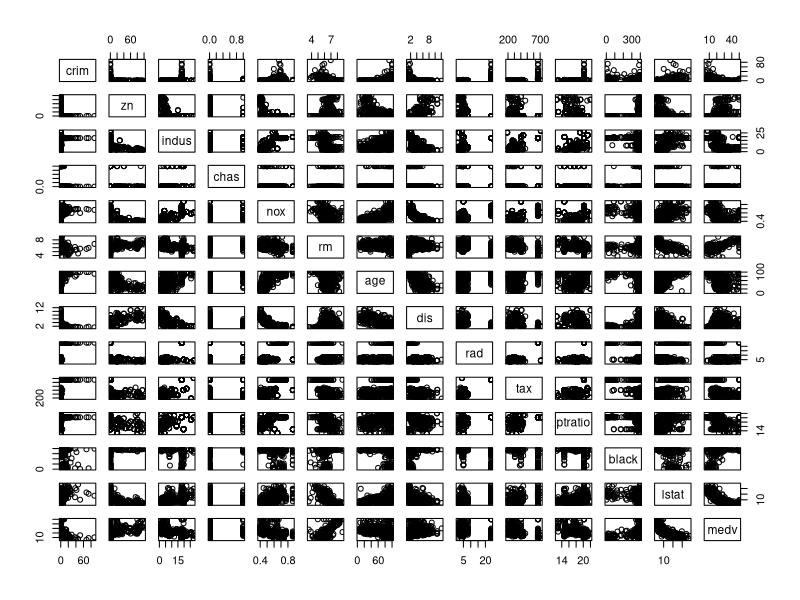
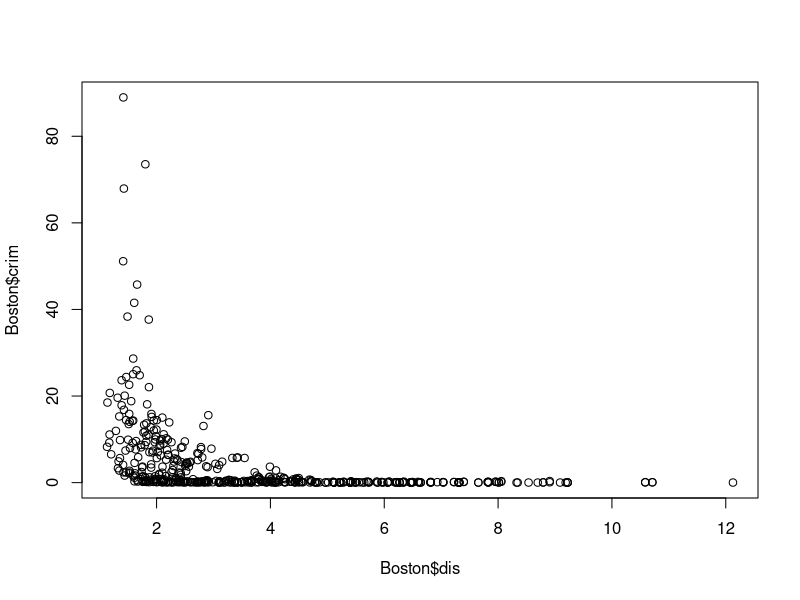
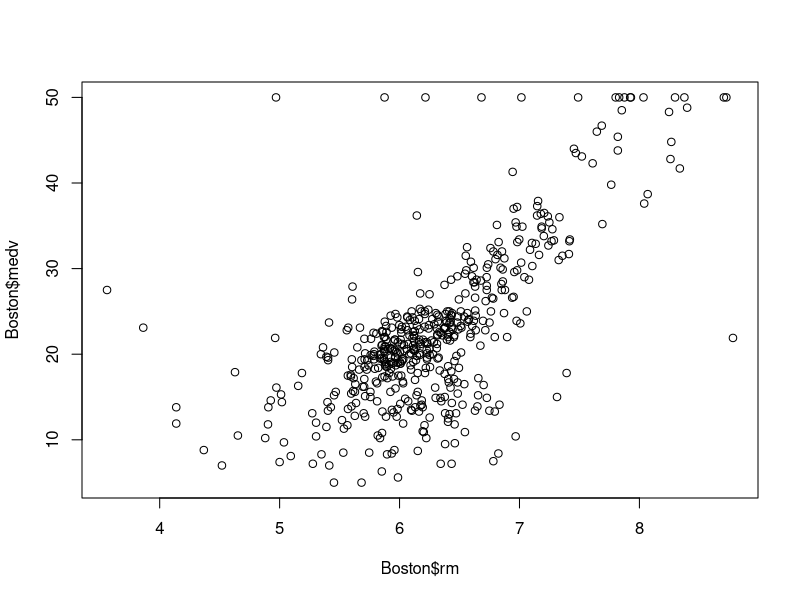
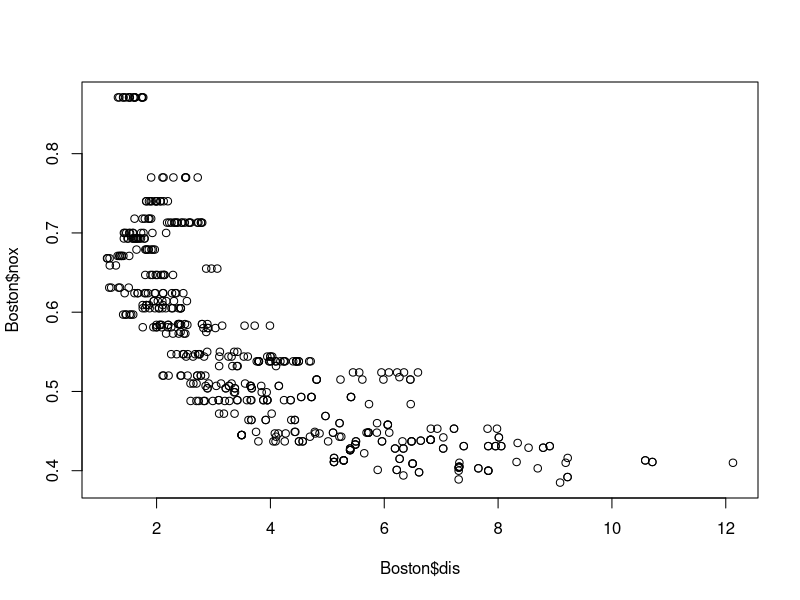
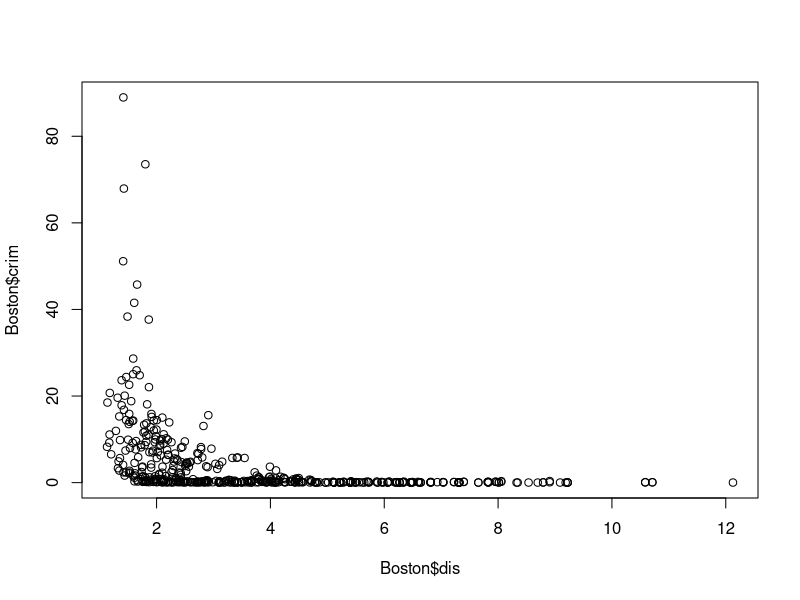
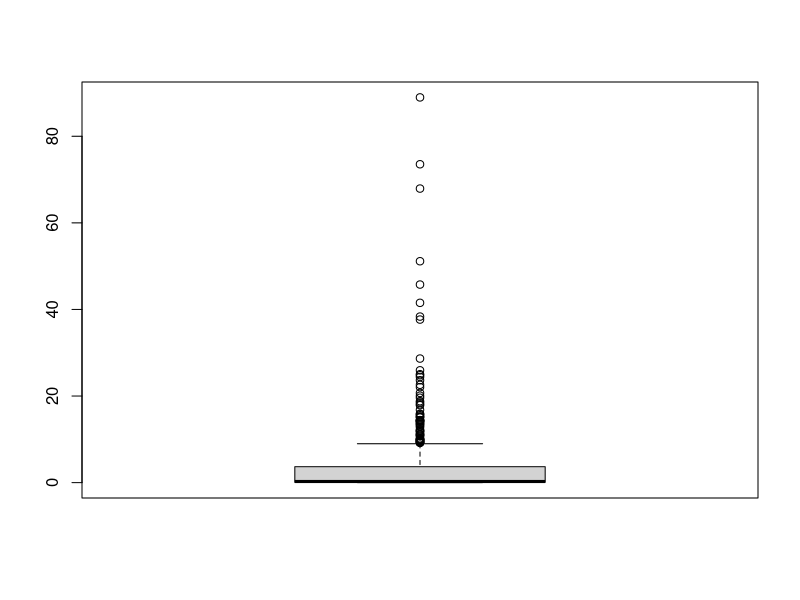

R code for these plots, in order:
library(MASS)

dim(Boston)
names(Boston)
View(Boston)
?Boston

pairs(Boston)

par(mfrow=c(1,1))

# One observation is that the closer a town is to employment centers 
# The more crime there is
plot(Boston$crim ~ Boston$dis)

# Another observation is that the value of a home seems to have a linear
# Relationship with the number of rooms
plot(Boston$medv ~ Boston$rm)

# An interseting relationship is between nox levels and distance to 
# Employment centers. The closer a town is to an employment center the higher 
# the nox levels. 
plot(Boston$nox ~ Boston$dis)

# Crime 
# It looks like distance to employment centers and the age of a town
# Contribute to its crime rate. 
plot(Boston$crim ~ Boston$dis)
boxplot(Boston$crim)

# It looks like the higher crime rate towns are all old towns whoses property
# on average isn't very high.
range(Boston$crim)
View(Boston[Boston$crim > 40,])


# Towns with high tax have lower crime rates. 
range(Boston$tax)
mean(Boston$tax)
View(Boston[Boston$tax > 700,])
mean(Boston$crim)

# Towns with high pupil to teacher ratios are far from employment centers.
# They tend to have lower taxs.
range(Boston$ptratio)
mean(Boston$ptratio)
sort(unique(Boston$ptratio))
View(Boston[Boston$ptratio == 22,])
mean(Boston$dis)
mean(Boston$tax)

# 506 Towns border the Charles River
length(Boston$chas == 1)

# Analysis of the lowest valued town. The first thing that pops out is the
# high crime rate. The town is also one of the oldest. The town also has a 
# high percent of lower status population. 
View(Boston[order(Boston$medv),])
mean(Boston$crim)
mean(Boston$lstat)

# There are 51 towns with an average of 7-8 bedrooms
dim(Boston[Boston$rm > 7 & Boston$rm < 8,])
# There are 13 towns with an average of 8 or more bedrooms. Crime rates are 
# low in these towns, nox levels tend to be lower, the average value
# of homes is high and the student to teacher ratio is lower. 
dim(Boston[Boston$rm > 8,])
View(Boston[Boston$rm > 8,])
